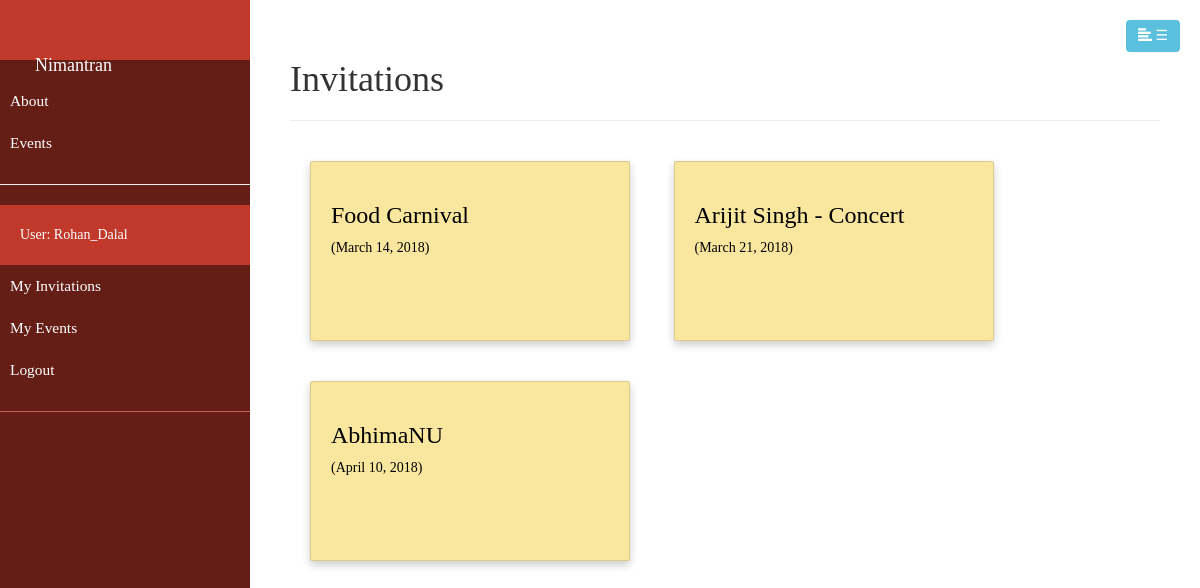
Page /catalog/myinvits/ (signed in) on the earlier database version.
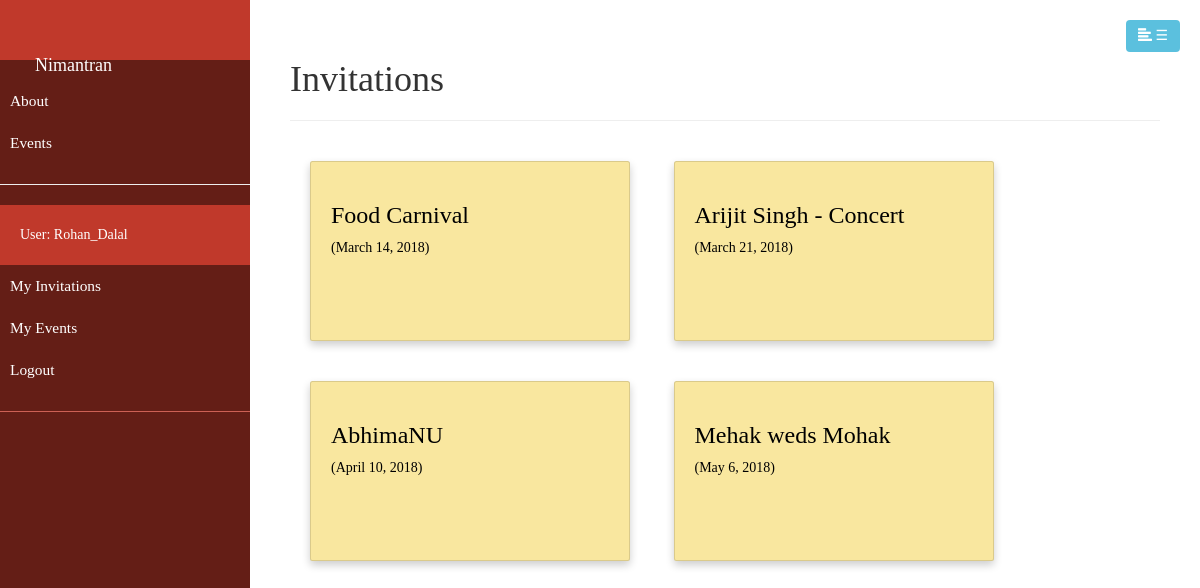
Same page on the later database version.
### catalog/models.py (models this page shows, shortened)
class Invitation(models.Model):
    id = models.UUIDField(primary_key = True, default = uuid.uuid4, help_text = "Unique ID for this invite")
    event = models.ForeignKey(Event, help_text = "select the event for this invitation", on_delete = models.DO_NOTHING)
    invitee = models.ForeignKey(User, on_delete = models.SET_NULL, null=True, blank=True)
    note = models.CharField(max_length = 1000, help_text = "A personalised note for the guest", null = True)
    INVITE_STATUS = (
        ('i', 'Interested'),
        ('g', 'Going'),
        ('n', 'Not going'),
    )
    status = models.CharField(max_length = 1, choices = INVITE_STATUS, default = 'n', help_text = 'Interest in the event')
    def get_absolute_url(self):
        return reverse('invite-detail', args=[str(self.id)])

class Event(models.Model):
    title = models.CharField(max_length = 200, help_text = "Provide a title to your event.")
    description = models.CharField(max_length = 500, help_text = "Briefly describe in 500 chars.")
    dateFrom = models.DateField()
    dateTo = models.DateField()
    organizer = models.ForeignKey(User, on_delete = models.SET_NULL, null=True, blank=True)
    cateory = models.ManyToManyField(Category, help_text = "Select a category for this event")
    venue = models.ForeignKey(Venue, help_text = "Select the venue", on_delete = models.DO_NOTHING)
    public = models.BooleanField(default = True)

### catalog/views.py (the view)
# urls.py: path('myinvits/', views.InvitedListView.as_view(), name='my-invited'),
class InvitedListView(LoginRequiredMixin, generic.ListView):
    model = Invitation
    template_name = 'catalog/invited_list_user.html'
    def get_queryset(self):
        return Invitation.objects.filter(invitee=self.request.user)

### catalog/templates/catalog/invited_list_user.html
{% extends "base_generic.html" %}
{% block content %}
<div style="padding: 40px">
    <h1>Invitations</h1>
    <hr>
    <div class="outer">
      {% if invitation_list %}
        {% for invite in invitation_list %}
        <a href="{{ invite.get_absolute_url }}" class="card">
              <h3>{{invite.event.title}}</h3> ({{ invite.event.dateFrom }})
        </a>
        {% endfor %}
      {% else %}
        <p>There are no current invitations.</p>
      {% endif %}
    </div>
</div>
{% endblock %}

Differences in the rows shown:
added Invitation: event "Mehak weds Mohak", event.dateFrom "May 6, 2018"
